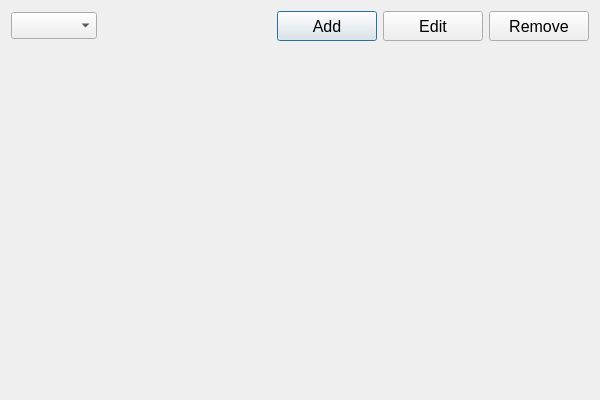
<?xml version="1.0" encoding="UTF-8"?>
<ui version="4.0">
 <class>ManageDictionaryDialog</class>
 <widget class="QDialog" name="ManageDictionaryDialog">
  <property name="geometry">
   <rect>
    <x>0</x>
    <y>0</y>
    <width>600</width>
    <height>400</height>
   </rect>
  </property>
  <property name="font">
   <font>
    <family>Tahoma</family>
    <pointsize>12</pointsize>
   </font>
  </property>
  <property name="windowTitle">
   <string>Manage</string>
  </property>
  <layout class="QGridLayout" name="gridLayout_2">
   <item row="0" column="0" colspan="2">
    <layout class="QGridLayout" name="gridLayout">
     <item row="0" column="0">
      <widget class="DictionaryComboBox" name="listDictionary"/>
     </item>
     <item row="0" column="1">
      <spacer name="horizontalSpacer">
       <property name="orientation">
        <enum>Qt::Horizontal</enum>
       </property>
       <property name="sizeHint" stdset="0">
        <size>
         <width>151</width>
         <height>20</height>
        </size>
       </property>
      </spacer>
     </item>
     <item row="0" column="2">
      <widget class="QPushButton" name="btnAdd">
       <property name="minimumSize">
        <size>
         <width>100</width>
         <height>30</height>
        </size>
       </property>
       <property name="text">
        <string>Add</string>
       </property>
       <property name="icon">
        <iconset resource="Resource.qrc">
         <normaloff>:/icons/add.png</normaloff>:/icons/add.png</iconset>
       </property>
      </widget>
     </item>
     <item row="0" column="3">
      <widget class="QPushButton" name="btnEdit">
       <property name="minimumSize">
        <size>
         <width>100</width>
         <height>30</height>
        </size>
       </property>
       <property name="text">
        <string>Edit</string>
       </property>
       <property name="icon">
        <iconset resource="Resource.qrc">
         <normaloff>:/icons/edit.png</normaloff>:/icons/edit.png</iconset>
       </property>
      </widget>
     </item>
     <item row="0" column="4">
      <widget class="QPushButton" name="btnRemove">
       <property name="minimumSize">
        <size>
         <width>100</width>
         <height>30</height>
        </size>
       </property>
       <property name="text">
        <string>Remove</string>
       </property>
       <property name="icon">
        <iconset resource="Resource.qrc">
         <normaloff>:/icons/cancel.png</normaloff>:/icons/cancel.png</iconset>
       </property>
      </widget>
     </item>
    </layout>
   </item>
   <item row="1" column="0" colspan="2">
    <widget class="DictionaryWidget" name="dictionaryWidget" native="true"/>
   </item>
   <item row="2" column="0" colspan="2">
    <widget class="QLabel" name="labelNumOfWords">
     <property name="text">
      <string/>
     </property>
    </widget>
   </item>
  </layout>
 </widget>
 <customwidgets>
  <customwidget>
   <class>DictionaryComboBox</class>
   <extends>QComboBox</extends>
   <header>Widget/DictionaryComboBox.h</header>
  </customwidget>
  <customwidget>
   <class>DictionaryWidget</class>
   <extends>QWidget</extends>
   <header>Widget/DictionaryWidget.h</header>
   <container>1</container>
  </customwidget>
 </customwidgets>
 <tabstops>
  <tabstop>listDictionary</tabstop>
  <tabstop>btnAdd</tabstop>
  <tabstop>btnEdit</tabstop>
  <tabstop>btnRemove</tabstop>
 </tabstops>
 <resources>
  <include location="Resource.qrc"/>
 </resources>
 <connections/>
 <slots>
  <slot>addDictionary()</slot>
  <slot>editDictionary()</slot>
  <slot>removeDictionary()</slot>
  <slot>selectDictionary()</slot>
 </slots>
</ui>
